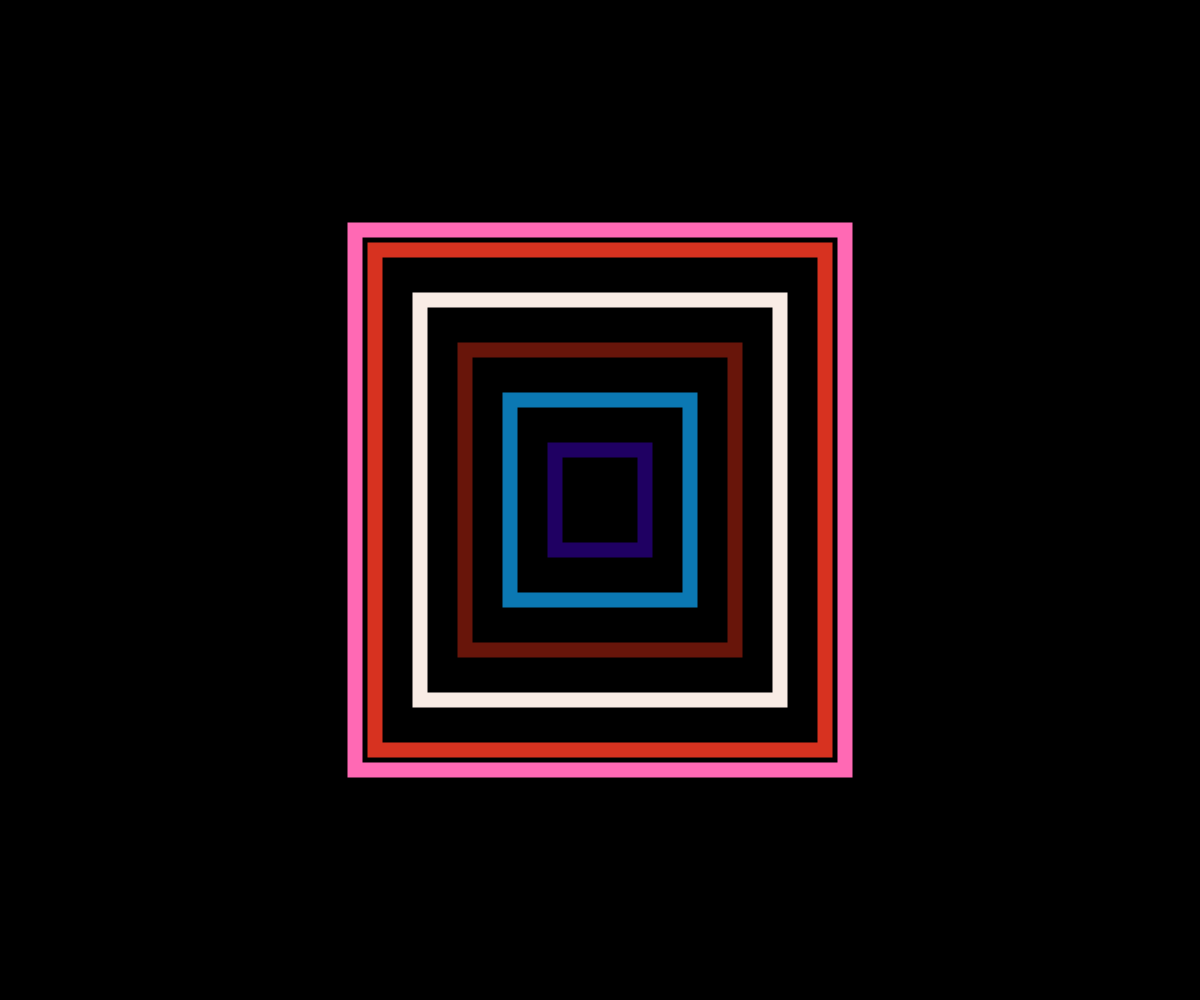
Frame 1 (no input)
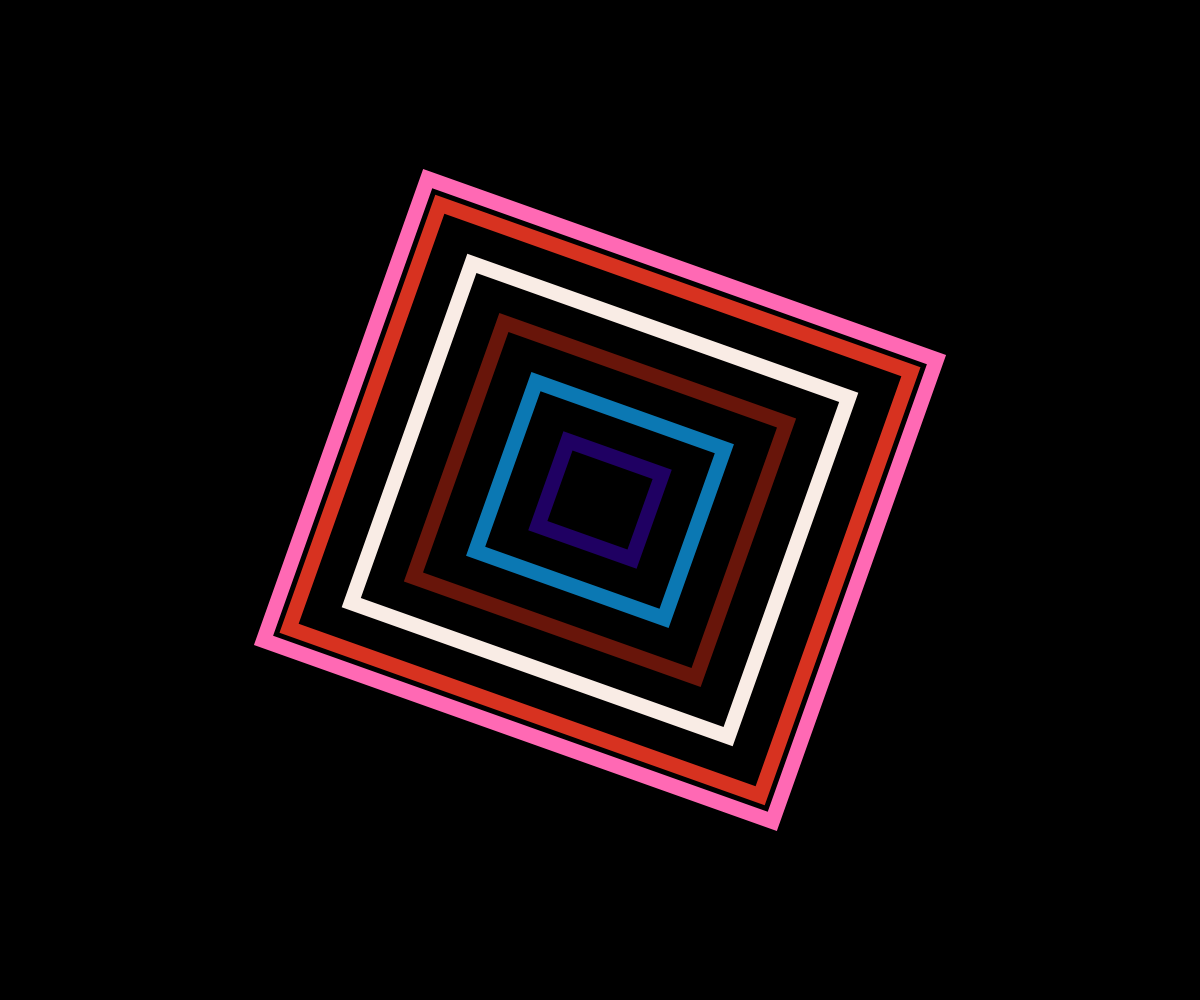
Frame 60 (no input)
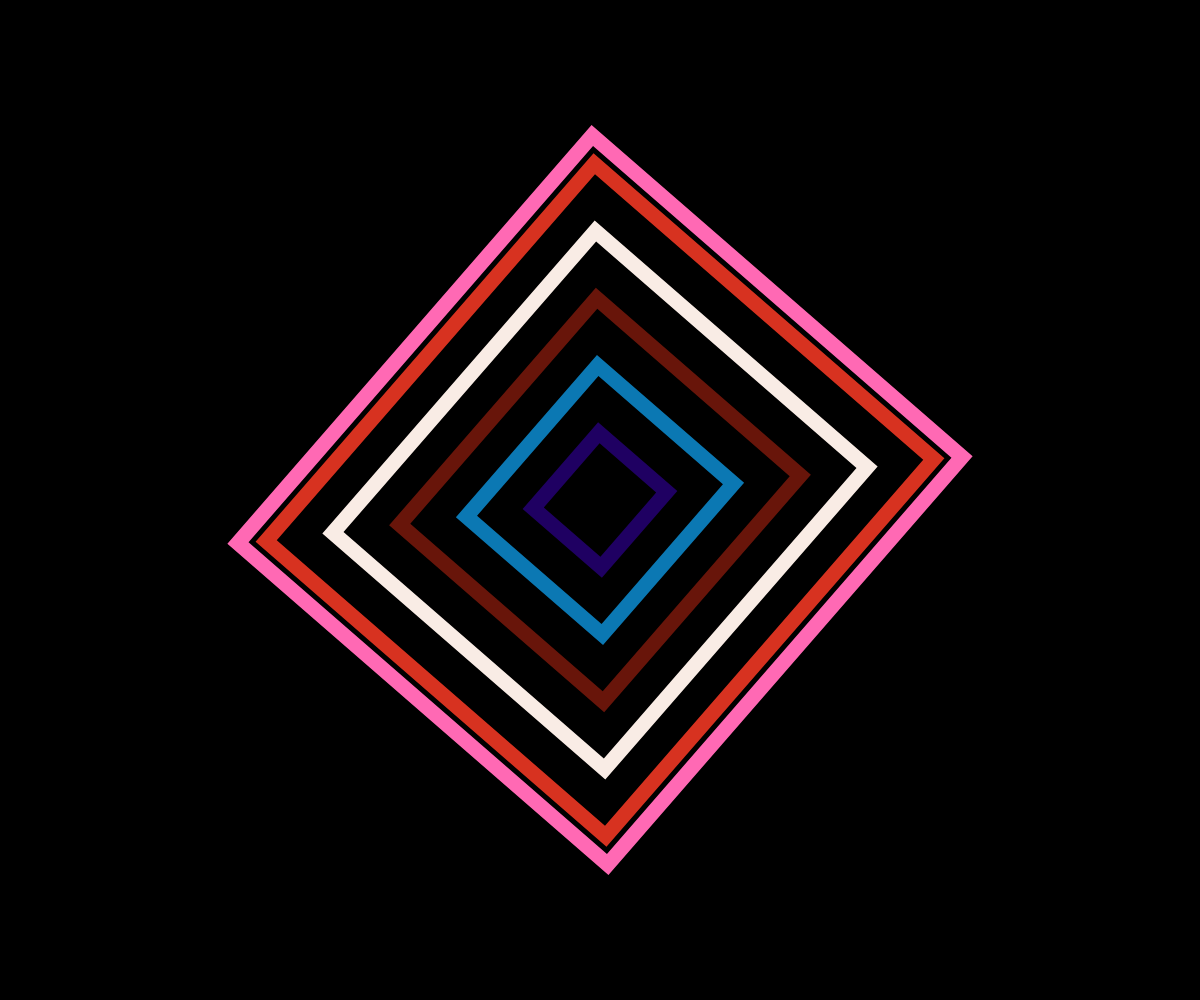
Frame 120 (the mouse pressed at the canvas centre since frame 60)

The p5.js sketch that drew these frames (run headless with seeded random() and noise() and a simulated clock; from frame 60 on, the mouse is pressed at the canvas centre):

// p5.js sketch
// ── sketch.js
let colorPal = ['#D73220','#F9ECE5','#68150A','#0B78B3','#1F0062'];

let unitW, unitH;

let numShapes;
let spacing;

let angle1;
let rotSpeed1;

function setup() {
  createCanvas(windowWidth, windowHeight);
  angleMode(DEGREES);

  angle1 = 0;
  rotSpeed1 = random(-1,3);

  unitW = width/8;
  unitH = height/8;

  numShapes = colorPal.length;
  spacing = 1/numShapes;
}

function draw() {
  background(0);

  strokeWeight(15);
  noFill();

  push();
  translate(width/2,height/2);
  rectMode(CENTER);
  rotate(angle1);

  let sqW = unitW*3;
  let sqH = unitH*4;
  let sqWSpacing = sqW*spacing;
  let sqHSpacing = sqH*spacing;

  stroke(255,105,180);
  rect(0,0,sqW+40,sqH+40);

  for (let i = 0; i < numShapes; i++) {
    stroke(colorPal[i]);
    rect(0,0,sqW,sqH);
    sqW -= sqWSpacing;
    sqH -= sqHSpacing;
  }

  pop();

  angle1 += rotSpeed1;
}
